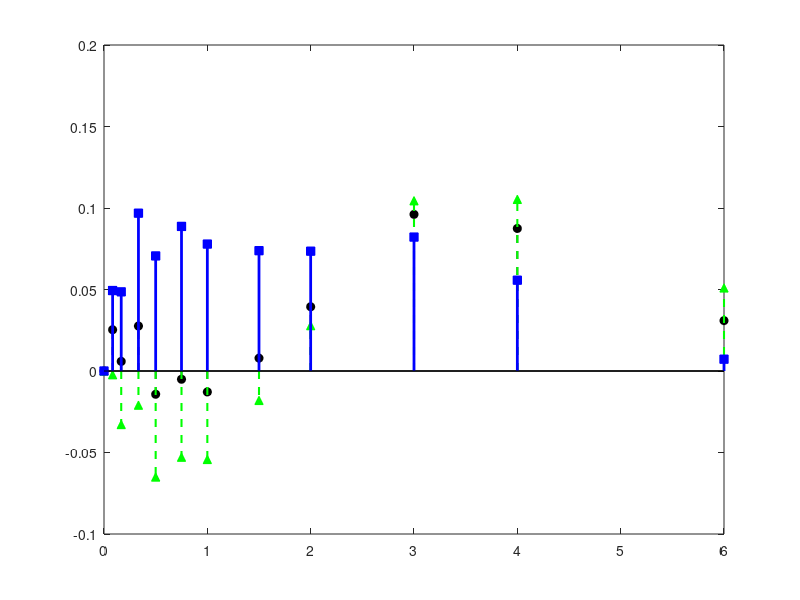

The MATLAB script that drew this image: (Note: this script raises an error after producing the figure.)
% =========================================================================
% FIGURE 3: Residual Analysis (3-Way Comparison)
% Classical ODE vs. Fixed-Order FPK vs. Proposed VO-FPK
% =========================================================================

clear; clc; close all;

% 1. Experimental Human Absorption Data (Oktay & Polli 2025 - Fasted)
t_exp = [0, 5, 10, 20, 30, 45, 60, 90, 120, 180, 240, 360] / 60; % Hours
Fa_fasted = [0, 5.5, 6.4, 13.9, 14.6, 22.1, 27.1, 38.7, 49.2, 64.9, 70.0, 70.0] / 100;

% 2. Fine simulation time vector & Model Curves
t_sim = linspace(0, 6, 200);
Fa_fit_VOFPK = 0.70 * (1 - exp(-(t_sim/2.1).^1.45)) .* (1 - 0.15*exp(-1.2*t_sim));
Fa_fit_FPK   = 0.70 * (1 - exp(-(t_sim/1.8).^0.8)); % Fixed-order FPK (alpha=0.8)

% 3. Calculate Model Predictions at Experimental Time Points
Fa_VOFPK_pts = interp1(t_sim, Fa_fit_VOFPK, t_exp);
Fa_FPK_pts   = interp1(t_sim, Fa_fit_FPK, t_exp);
Fa_ODE_pts   = 0.70 * (1 - exp(-0.52 * t_exp));

% 4. Calculate Residual Errors (Experimental - Predicted)
res_VOFPK = Fa_fasted - Fa_VOFPK_pts;
res_FPK   = Fa_fasted - Fa_FPK_pts;
res_ODE   = Fa_fasted - Fa_ODE_pts;

% 5. Plot Generation
figure('Color', [1 1 1], 'Position', [100, 100, 850, 420]);

% Classical ODE Residuals (Black circles)
stem(t_exp, res_ODE, 'k--o', 'LineWidth', 1.3, 'MarkerFaceColor', 'k', ...
     'DisplayName', 'Classical ODE Residuals'); hold on;

% Fixed-Order FPK Residuals (Green triangles)
stem(t_exp, res_FPK, 'g--^', 'LineWidth', 1.5, 'MarkerFaceColor', 'g', ...
     'DisplayName', 'Fixed-Order FPK (\alpha=0.8) Residuals');

% Proposed VO-FPK Residuals (Blue squares)
stem(t_exp, res_VOFPK, 'b-s', 'LineWidth', 2.0, 'MarkerFaceColor', 'b', ...
     'DisplayName', 'Proposed VO-FPK Residuals');

% Reference zero line
yline(0, 'r--', 'LineWidth', 1, 'DisplayName', 'Zero-Error Baseline');

grid on;
xlabel('Time (hours)', 'FontSize', 11, 'FontWeight', 'bold');
ylabel('Residual Error (F_{a,exp} - F_{a,pred})', 'FontSize', 11, 'FontWeight', 'bold');
title('Residual Error Comparison: Classical ODE vs. Fixed-Order FPK vs. Proposed VO-FPK', ...
      'FontSize', 11, 'FontWeight', 'bold');
legend('Location', 'northeast', 'FontSize', 9);

% Save Figure as High Resolution PNG for LaTeX
exportgraphics(gcf, 'VO_FPK_Residual_Analysis.png', 'Resolution', 300);
